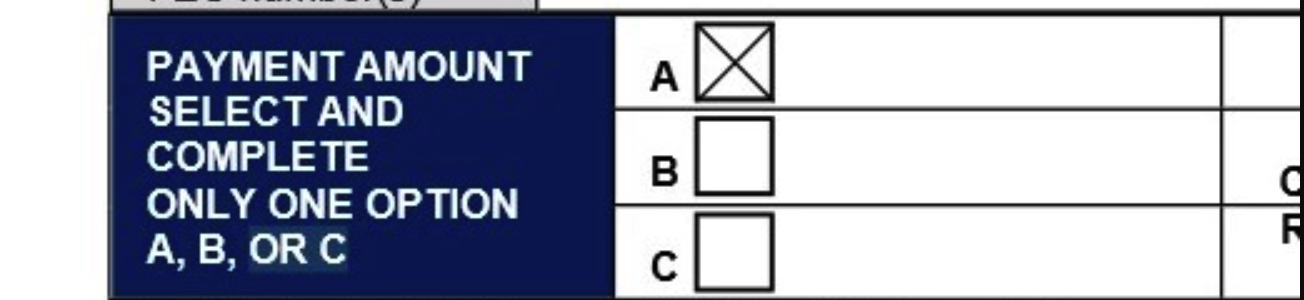
#> input picture Data/D01.jpg, 1304 x 300 px; its folder holds only this picture in this run
$ python -i form_boxes.py   (imports and definitions only)
#> lines starting #> are read from the running program, lines starting #| are printed output that depends on the picture; after the words box and inside, x2 and y2 are one past the last pixel; in counts of white or black regions, pixels touching at a corner belong together
#!/usr/bin/python

# Copyright (c) Microsoft Corporation. All rights reserved.
# Licensed under the MIT License.

# Module with routines for preparing forms with individual character boxes for recognition using Form Recognizer.
#
# Main methods:
# * preprocessForm(original_form_image)
# * cleanAndDetectFields(preprocessed_form_image)
# * cleanAndOutlineFields(preprocessed_form_image)
#
# All input and output images are in OpenCV format.
# Recommended input: scanned grayscale, non-processed TIF, 300dpi.

import cv2
import numpy as np
import os
import argparse
import glob
import math
import imutils
import requests
import time


# Width of the normalized image.
NORMALIZED_IMAGE_WIDTH = 2480

# Minimum box perimeter in pixels.
MIN_BOX_SIZE = 240

# Maximum box perimeter in pixels.
MAX_BOX_SIZE = 320


# Gets form box information with normalized angle (between -45..45).
def getFormBoxInfo(box):
    angle = box[2]
    width, height = box[1]
    while -45 > angle:
        angle += 90
        temp = width
        width = height
        height = temp

    while 45 < angle:
        angle -= 90
        temp = width
        width = height
        height = temp

    return (box[0], (width, height), angle)


# Gets an average angle of boxes for form alignment.
def getBoxesAngleForFormAlignment(boxes):
    avg_angle = 0

    for box in boxes:
        _, __, a = getFormBoxInfo(box)
        avg_angle += a

    return avg_angle / len(boxes)


# Detects all boxes in the form.
def getFormBoxes(grayscale):
    element = cv2.getStructuringElement(cv2.MORPH_CROSS,(5,5))
    dilated = cv2.dilate(grayscale,element)
    _,thresholded = cv2.threshold(dilated,150,255,cv2.THRESH_BINARY_INV)
    contours,_ = cv2.findContours(thresholded,cv2.RETR_TREE,cv2.CHAIN_APPROX_SIMPLE)

    boxes = []

    for contour in contours:
        convex = cv2.convexHull(contour)
        perimeter = cv2.arcLength(convex, True)
        approx_contour = cv2.approxPolyDP(convex, perimeter * 0.1, True)
        if len(approx_contour) == 4:
            box_rect = cv2.minAreaRect(approx_contour)
            box_size = int(perimeter)

            if MIN_BOX_SIZE < box_size < MAX_BOX_SIZE:
                boxes.append(box_rect)

    return boxes


# Pre-processes form by converting it to grayscale and aligns it vertically.
# Returns: the pre-processed form.
def preprocessForm(original_form):

    # STEP 1: Resize.
    source_height = original_form.shape[0]
    source_width = original_form.shape[1]

    target_width = NORMALIZED_IMAGE_WIDTH
    target_height = int(source_height * target_width / source_width)

    resized_form = cv2.resize(original_form, (target_width, target_height), interpolation = cv2.INTER_AREA)

    # STEP 2: Convert to grayscale.
    grayscale_form = cv2.cvtColor(resized_form, cv2.COLOR_BGR2GRAY)

    # STEP 3: Align form vertically using an average angle of the character boxes.
    boxes = getFormBoxes(grayscale_form)
    angle = getBoxesAngleForFormAlignment(boxes)
    aligned_form = cv2.bitwise_not(imutils.rotate(cv2.bitwise_not(grayscale_form), angle))

    return aligned_form


# Detects rows of boxes.
# Returns: array of rows of boxes.
def getRowsOfBoxes(boxes):
    rows = []
    remaining_boxes = boxes

    while len(remaining_boxes) > 0:
        non_row_boxes = []
        row = []
        first_box = remaining_boxes[0]
        row_height = first_box[1][1]
        row_y = first_box[0][1]
        for box in remaining_boxes:
            box_y = box[0][1]
            if -row_height / 2 < box_y - row_y < row_height / 2:
                row.append(box)
            else:
                non_row_boxes.append(box)

        row_top = row_y
        row_bottom = row_y

        for box in row:
            box_y = box[0][1]
            box_height = box[1][1]
            box_top = box_y - box_height / 2
            box_bottom = box_y + box_height / 2
            if row_top > box_top:
                row_top = box_top
            if row_bottom < box_bottom:
                row_bottom = box_bottom

        rows.append({ 'top': row_top, 'bottom': row_bottom, 'boxes': row })
        remaining_boxes = non_row_boxes

    return rows


# Removes box frames.
# Returns: image without box frames.
# NOTE: This implementation modifies the input image.
def removeBoxFrames(form, boxes):
    for box in boxes:
        box_contour = np.int0(cv2.boxPoints(box))
        cv2.drawContours(form, [box_contour], 0, (255, 255, 255), 18)

    return form


# Cleans form background and adjusts it for better handwriting recogntiion.
# Returns: form image with clean white background.
def cleanFormBackground(form):
    element = cv2.getStructuringElement(cv2.MORPH_CROSS,(3,3))
    eroded = cv2.erode(form, element)
    inverted = cv2.bitwise_not(eroded)
    _,filtered_inverted = cv2.threshold(inverted, 50, 255, cv2.THRESH_TOZERO)
    filtered = cv2.bitwise_not(filtered_inverted)

    return filtered


# Gets fields from the row of boxes by detecting continuous runs of boxes.
# Returns: array of fields in the following form: { 'left': <float>, 'right': <float>, 'top': <float>, 'bottom': <float>, 'boxes': ... }.
def getFieldsFromRow(row):
    fields = []
    remaining_boxes = sorted(row['boxes'], key=lambda box: box[0][0], reverse=False)

    while (len(remaining_boxes) > 0):
        field_boxes = []
        non_field_boxes = []
        first_box = remaining_boxes[0]
        field_x = first_box[0][0]
        field_left = field_x
        field_right = field_x

        for box in remaining_boxes:
            box_x = box[0][0]
            box_width = box[1][0]
            box_left = box_x - box_width / 2
            box_right = box_x + box_width / 2
            if -box_width * 1.5 < box_x - field_x < box_width * 1.5:
                field_boxes.append(box)
                field_x = box_x
                if field_left > box_left:
                    field_left = box_left
                if field_right < box_right:
                    field_right = box_right
            else:
                non_field_boxes.append(box)

        fields.append({
            'left': field_left,
            'right': field_right,
            'top': row['top'],
            'bottom': row['bottom'],
            'boxes': field_boxes
            })

        remaining_boxes = non_field_boxes

    return fields


# Cleans form, remove box borders and detects field boundaries. The form must be pre-processed using preprocessForm method.
# Returns: (clean_form, fields) where
# * clean_form - is form image with clean background and without box frames,
# * fields - array of detected fields in the same format as they are returned from getFieldsFromRow method.
def cleanAndDetectFields(form):

    # STEP 1: Detecting all boxes in the form.
    boxes = getFormBoxes(form)

    # STEP 2: Removing box borders.
    removeBoxFrames(form, boxes)

    # STEP 3: Cleaning background.
    clean_form = cleanFormBackground(form)

    # STEP 4: Detecting rows of boxes.
    rows = getRowsOfBoxes(boxes)

    # STEP 5: Detecting continuous runs of boxes within rows and adding borders around them.
    fields = []

    for row in rows:
        row_fields = getFieldsFromRow(row)

        for field in row_fields:
            fields.append(field)

    return (clean_form, fields)


# Adds borders around fields detected in the form. The form must be pre-processed using preprocessForm method.
# Returns: form image with clean background, without character box frames, but with field outlines.
def cleanAndOutlineFields(form):

    (clean_form, fields) = cleanAndDetectFields(form)

    for field in fields:
        top = int(field['top'])
        bottom = int(field['bottom'])
        left = int(field['left'])
        right = int(field['right'])
        cv2.rectangle(clean_form, (left, top), (right, bottom), (0, 128, 0), 2)

    return clean_form


# Processes single form file (input_path) and stores result as output_path.
def processForm(input_path, output_path):
#> called with input_path = '../../Data/D01.jpg', output_path = 'out.png'
    input_form = cv2.imread(input_path)
#> input_form is the input picture: shape (300, 1304, 3); mean B, G, R 180.6, 164.4, 160.1
    preprocessed_form = preprocessForm(input_form)
#> in preprocessForm, `grayscale_form = cv2.cvtColor(resized_form, cv2.COLOR_BGR2GRAY)`:
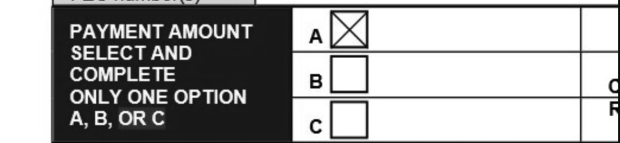
#> grayscale_form: shape (570, 2480) (shown at 1/4 size); min 0, max 255, mean 164.9
#> in getFormBoxes, `_,thresholded = cv2.threshold(dilated,150,255,cv2.THRESH_BINARY_INV)`:
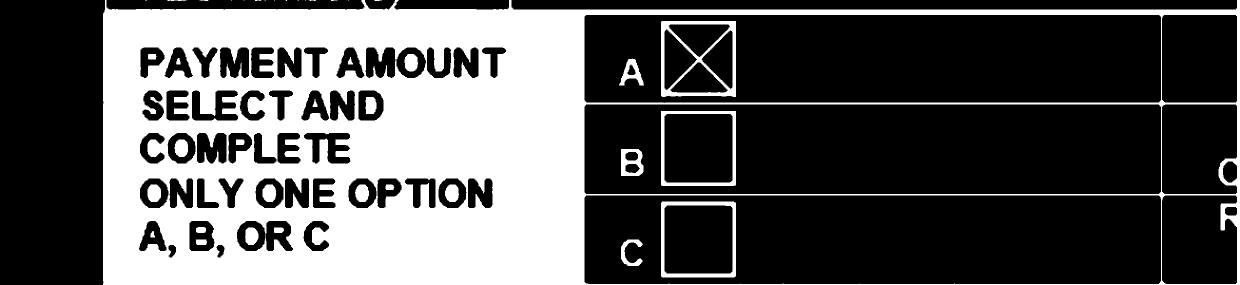
#> thresholded: shape (570, 2480) (shown at 1/2 size); 35% white; 40 white regions (12 under 20 px)
#> in getFormBoxes, `contours,_ = cv2.findContours(thresholded,cv2.RETR_TREE,cv2.CHAIN_APPR..`: contours = 104 contours, 15 with area under 20; largest, box (x1, y1, x2, y2) and area: (206, 0, 2480, 570) 1251273, (1168, 208, 2323, 389) 207676, (1168, 390, 2323, 569) 205348, (1168, 29, 2323, 207) 203062, (2323, 29, 2475, 206) 26532
#> the loop in getFormBoxes, `for contour in contours:` made 104 passes
#> (contour, perimeter, approx_contour, box_rect, box_size) on pass 15: ([[291, 0], [291, 1], [292, 1], [292, 0]], 4, [[292, 0], [292, 1], [291, 1], [291, 0]], ((291.5, 0.5), (1, 1), -90), 4)
#> after the loop in getFormBoxes, `for contour in contours:`: boxes = [((654, 296), (91.6, 56.12), -2.54), ((429.5, 210.5), (91.16, 56.1), -1.93)]
#> the loop in getBoxesAngleForFormAlignment, `for box in boxes:` made 2 passes
#> (box, a, avg_angle) on passes 1 to 2: (((654, 296), (91.6, 56.12), -2.54), -2.54, -2.54), (((429.5, 210.5), (91.16, 56.1), -1.93), -1.93, -4.48)
#> after the loop in getBoxesAngleForFormAlignment, `for box in boxes:`: avg_angle = -4.48
#> in preprocessForm, `angle = getBoxesAngleForFormAlignment(boxes)`: angle = -2.24
    output_form = cleanAndOutlineFields(preprocessed_form)
#> in getFormBoxes (call 2), `dilated = cv2.dilate(grayscale,element)`:
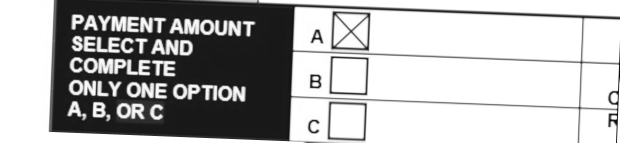
#> dilated: shape (570, 2480) (shown at 1/4 size); min 1, max 255, mean 177.2
#> in getFormBoxes (call 2), `_,thresholded = cv2.threshold(dilated,150,255,cv2.THRESH_BINARY_INV)`:
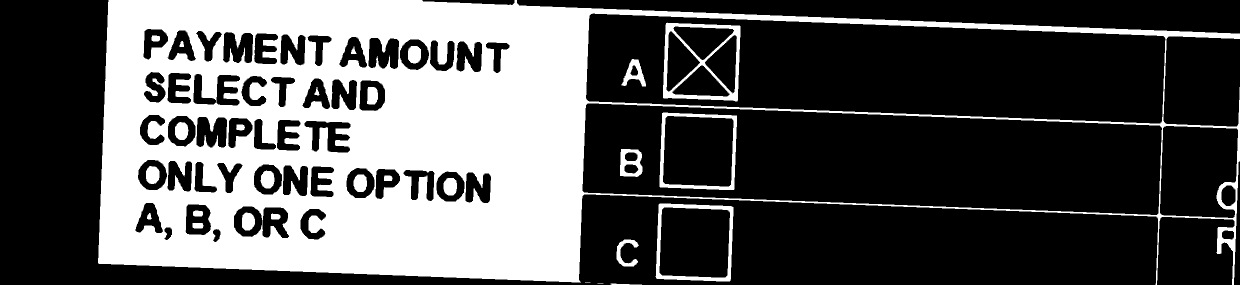
#> thresholded: shape (570, 2480) (shown at 1/2 size); 34.1% white; 28 white regions (2 under 20 px)
#> in getFormBoxes (call 2), `contours,_ = cv2.findContours(thresholded,cv2.RETR_TREE,cv2.CHAIN_APPR..`: contours = 90 contours, 2 with area under 20; largest, box (x1, y1, x2, y2) and area: (196, 0, 2480, 570) 982690, (1164, 206, 2325, 431) 207359, (1171, 26, 2332, 248) 203571, (2319, 251, 2477, 437) 25268, (1311, 407, 1467, 563) 22412
#> the loop in getFormBoxes (call 2), `for contour in contours:` made 90 passes
#> (perimeter, approx_contour, box_rect, box_size) on passes 4, 5, 6, 8: (165, [[1268, 480], [1275, 524], [1247, 532], [1234, 492]], ((1257.7, 506.5), (36.04, 44.01), -18), 164), (593.8, [[1319, 407], [1466, 414], [1459, 562], [1313, 557]], ((1389.5, 484.9), (150.1, 147.2), -87.71), 593), (534.8, [[1328, 414], [1459, 423], [1450, 555], [1318, 545]], ((1389, 484), (132.3, 132.4), -85.67), 534), (76.18, [[2443, 465], [2465, 461], [2468, 474], [2448, 478]], ((2455.5, 469.5), (22.75, 13.73), -11.31), 76)
#> after the loop in getFormBoxes (call 2), `for contour in contours:`: boxes = [((654, 273), (91.27, 55.22), -0.764)]
#> the loop in removeBoxFrames, `for box in boxes:` made 1 pass
#> (box, box_contour) on pass 1: (((654, 273), (91.27, 55.22), -0.764), [[608, 301], [608, 246], [699, 244], [700, 300]])
#> after the loop in removeBoxFrames, `for box in boxes:`:
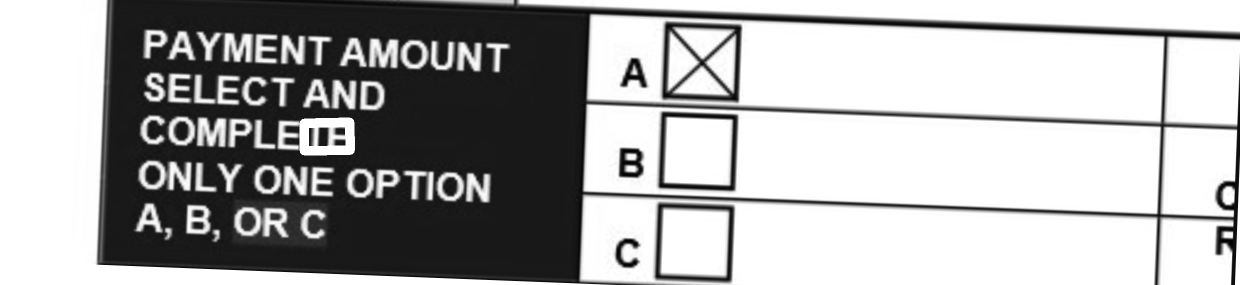
#> form: shape (570, 2480) (shown at 1/2 size); min 0, max 255, mean 168.5
#> in cleanFormBackground, `element = cv2.getStructuringElement(cv2.MORPH_CROSS,(3,3))`: element = [[0, 1, 0], [1, 1, 1], [0, 1, 0]]
#> in cleanFormBackground, `inverted = cv2.bitwise_not(eroded)`:
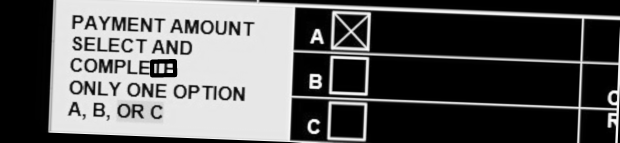
#> inverted: shape (570, 2480) (shown at 1/4 size); min 0, max 255, mean 91.5
#> in getRowsOfBoxes, `remaining_boxes = boxes`: remaining_boxes = [((654, 273), (91.27, 55.22), -0.764)]
#> the loop in getRowsOfBoxes, `while len(remaining_boxes) > 0:` made 1 pass
#> (first_box, row_height, row_y) on pass 1: (((654, 273), (91.27, 55.22), -0.764), 55.22, 273)
#> after the loop in getRowsOfBoxes, `while len(remaining_boxes) > 0:`: rows = 1 item
#> the loop in cleanAndDetectFields, `for row in rows:` made 1 pass
#> the loop in cleanAndOutlineFields, `for field in fields:` made 1 pass
#> (top, bottom, left, right) on pass 1: (245, 300, 608, 699)
#> after the loop in cleanAndOutlineFields, `for field in fields:`:
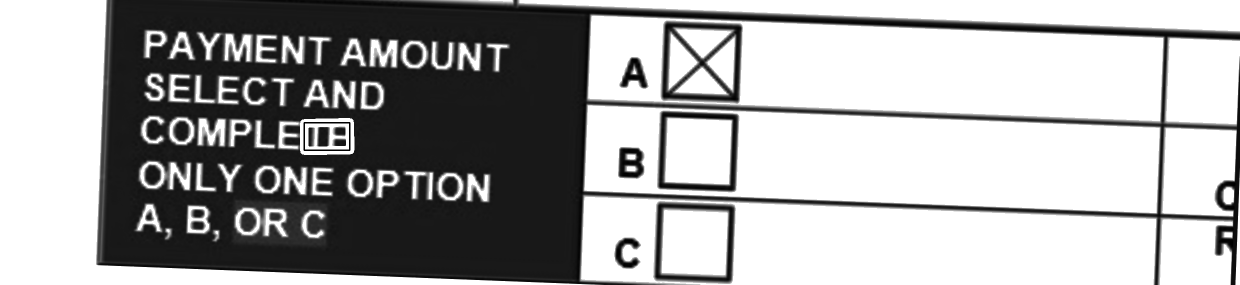
#> clean_form: shape (570, 2480) (shown at 1/2 size); min 0, max 255, mean 164.8

    cv2.imwrite(output_path, output_form)


# Processes forms from the input_dir and stores results in the output_dir.
# Example: processForms('src/', 'dst/')
# [7 lines left out: function processForms, not called in this run]

>>> result = processForm('../../Data/D01.jpg', 'out.png')

$ run again, on Data/check1.jpg
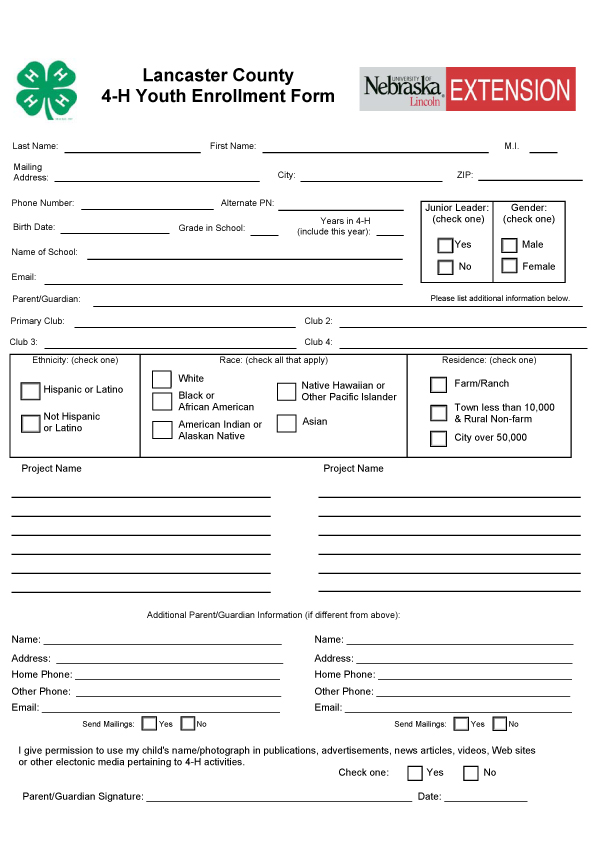
#> input picture Data/check1.jpg, 592 x 864 px
#> in processForm, input_form is the input picture: shape (864, 592, 3); mean B, G, R 239.5, 239.8, 240.5
#> in getFormBoxes, `_,thresholded = cv2.threshold(dilated,150,255,cv2.THRESH_BINARY_INV)`:
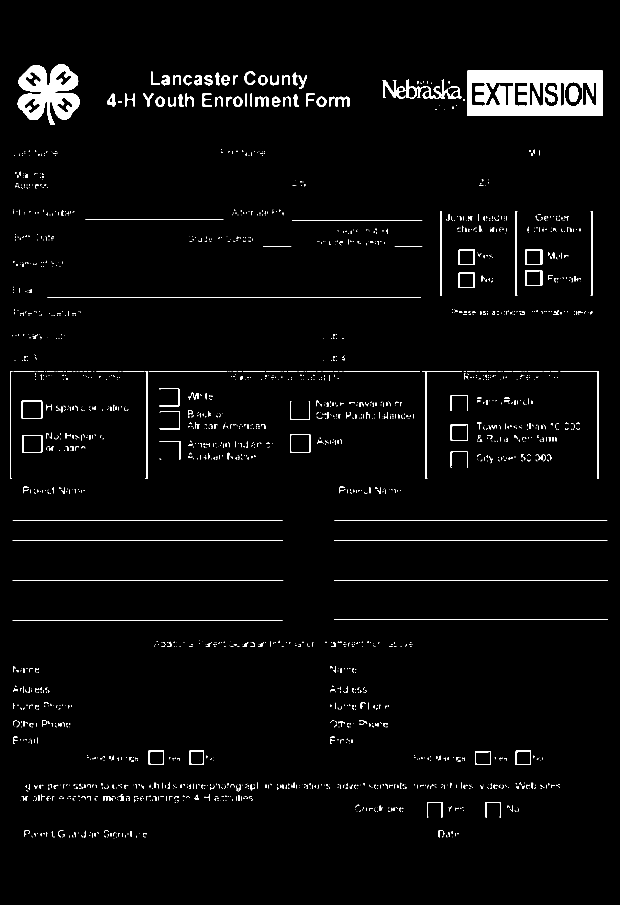
#> thresholded: shape (3619, 2480) (shown at 1/4 size); 2.3% white; 2086 white regions (1444 under 20 px)
#> contours = 2124 contours, 1768 with area under 20; largest, box (x1, y1, x2, y2) and area: (1870, 283, 2411, 463) 96660, (69, 257, 320, 500) 38309, (1162, 1736, 1242, 1811) 5830, (86, 1602, 169, 1674) 5802, (2259, 327, 2329, 426) 5598
#> the loop in getFormBoxes, `for contour in contours:` made 2124 passes
#> (contour, perimeter, approx_contour, box_rect, box_size) on passes 8 to 10: ([[329, 3347], [329, 3348], [330, 3348], [330, 3347]], 4, [[330, 3347], [330, 3348], [329, 3348], [329, 3347]], ((329.5, 3347.5), (1, 1), -90), 4), ([[291, 3347], [291, 3348], [292, 3348], [292, 3347]], 4, [[292, 3347], [292, 3348], [291, 3348], [291, 3347]], ((291.5, 3347.5), (1, 1), -90), 4), ([[218, 3347], [218, 3348], [219, 3348], [219, 3347]], 4, [[219, 3347], [219, 3348], [218, 3348], [218, 3347]], ((218.5, 3347.5), (1, 1), -90), 4)
#> after the loop in getFormBoxes, `for contour in contours:`: boxes = 23 items
#> the loop in getBoxesAngleForFormAlignment, `for box in boxes:` made 23 passes
#> (box, a, avg_angle) on passes 1 to 5: (((1836.5, 1838), (62, 67), -90), 0, 0), (((128.5, 1776), (70.99, 78.01), -89.27), 0.735, 0.735), (((129.1, 1774), (69.07, 65.07), -2.49), -2.49, -1.76), (((1201, 1773), (73.01, 77.02), -89.22), 0.785, -0.97), (((1200, 1773.5), (73.35, 66.07), -2.35), -2.35, -3.32)
#> after the loop in getBoxesAngleForFormAlignment, `for box in boxes:`: avg_angle = 49.62
#> in preprocessForm, `angle = getBoxesAngleForFormAlignment(boxes)`: angle = 2.16
#> thresholded: shape (3619, 2480); 2.4% white; 4273 white regions (3429 under 20 px)
#> contours = 4301 contours, 3944 with area under 20; largest, box (x1, y1, x2, y2) and area: (1813, 240, 2359, 440) 96365, (18, 296, 268, 540) 38387, (1476, 299, 1792, 383) 7515, (2204, 289, 2275, 388) 5584, (88, 1780, 170, 1855) 5548
#> the loop in getFormBoxes (call 2), `for contour in contours:` made 4301 passes
#> (contour, perimeter, approx_contour, box_rect, box_size) on passes 3, 4, 30: ([[276, 3384], [276, 3385], [277, 3385], [277, 3384]], 4, [[277, 3384], [277, 3385], [276, 3385], [276, 3384]], ((276.5, 3384.5), (1, 1), -90), 4), ([[270, 3384], [270, 3385], [271, 3385], [271, 3384]], 4, [[271, 3384], [271, 3385], [270, 3385], [270, 3384]], ((270.5, 3384.5), (1, 1), -90), 4), ([[603, 3372], [603, 3373], [604, 3373], [604, 3372]], 4, [[604, 3372], [604, 3373], [603, 3373], [603, 3372]], ((603.5, 3372.5), (1, 1), -90), 4)
#> the loop in removeBoxFrames, `for box in boxes:` made 16 passes
#> box on passes 1 to 8: ((127.9, 1817.5), (78.03, 71.05), -1.47), ((128.7, 1816), (69.26, 64.28), -4.97), ((1200, 1774.4), (77.14, 74.06), -2.32), ((1833.5, 1706.6), (67.06, 63.03), -1.82), ((121.6, 1679.5), (81.02, 69.05), -1.41), ((669.5, 1610.5), (76.14, 74.06), -2.32), ((1839.5, 1097), (64.84, 58), -1.79), ((2107.4, 1078.5), (67.03, 57.03), -1.71)
#> the loop in getRowsOfBoxes, `while len(remaining_boxes) > 0:` made 7 passes
#> the loop in cleanAndDetectFields, `for row in rows:` made 7 passes
#> the loop in cleanAndOutlineFields, `for field in fields:` made 11 passes
#> after the loop in cleanAndOutlineFields, `for field in fields:`:
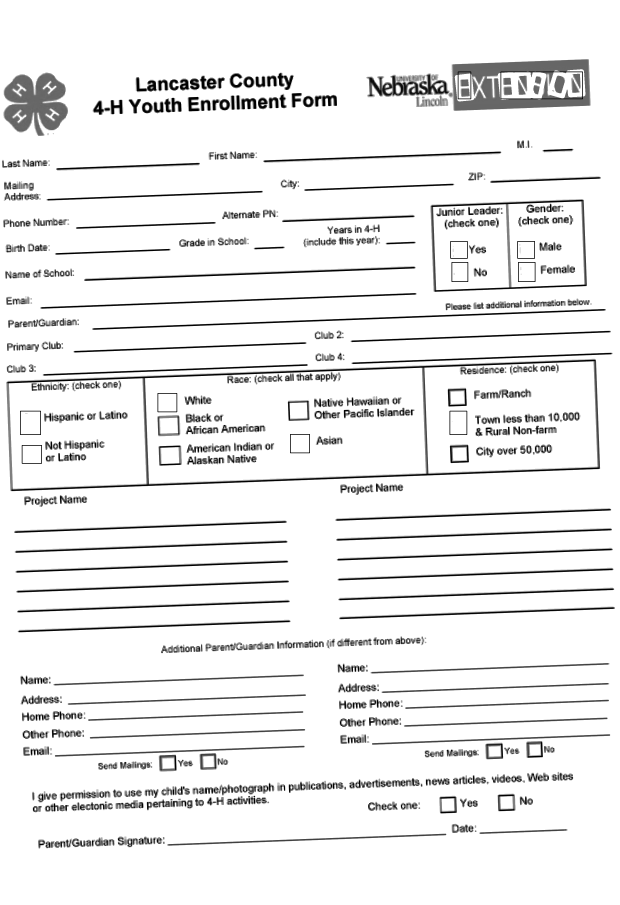
#> clean_form: shape (3619, 2480) (shown at 1/4 size); min 0, max 255, mean 236.4
